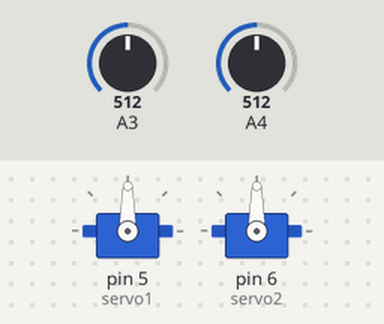
Recording of a sketch running on a simulated Arduino Uno, built with avr-gcc and run on an emulated ATmega328P. Shown: 2 × servo. The test bench sets the inputs (shaded band); at power-on: A3 = 512, A4 = 512.

Above: at 1.2 s.
1.3 s: A3 set to 716
At 2.1 s:
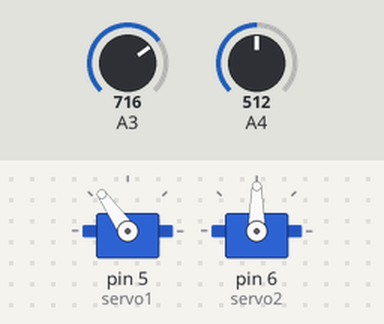
2.8 s: A4 set to 716
At 3.9 s:
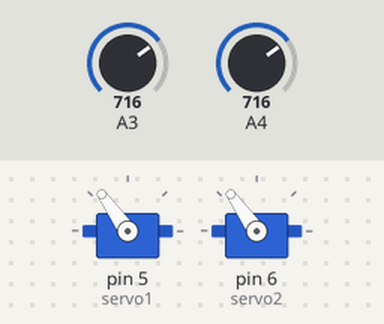
4.3 s: A3 set to 900
At 5.0 s:
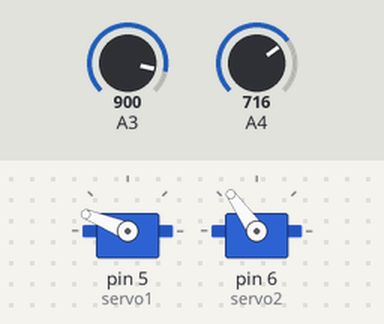
5.8 s: A4 set to 900
At 6.2 s:
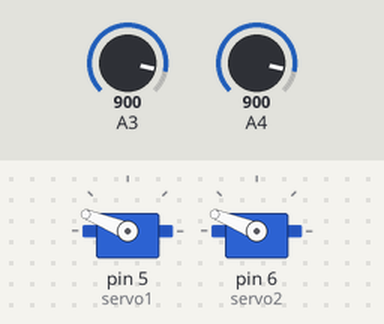
7.3 s: A3 set to 1023
At 8.5 s:
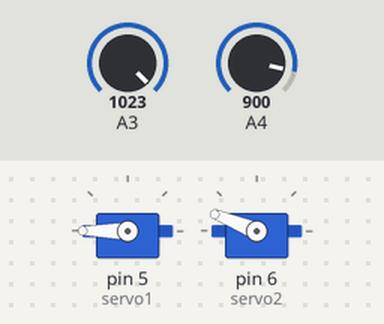
8.8 s: A4 set to 1023
At 9.7 s:
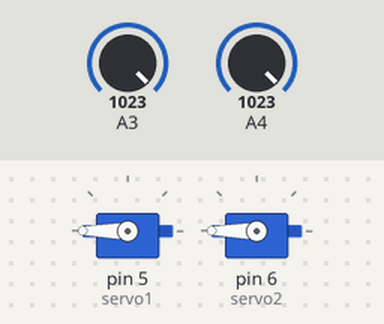
Timing chart, 0 to 11.3 s (numbered marks = the images above; inputs shaded):
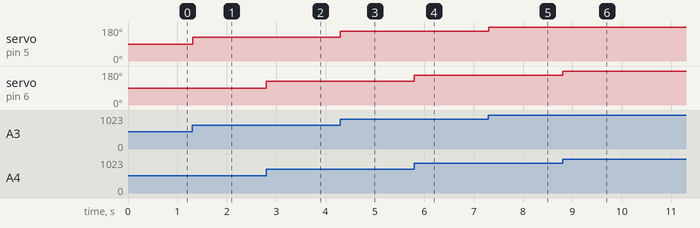

Measured:
- after the input at 1.3 s, servo on pin 5 (servo1): 90° → 125° at once
- after the input at 2.8 s, servo on pin 6 (servo2): 90° → 125° at once
- after the input at 4.3 s, servo on pin 5 (servo1): 125° → 158° at once
- after the input at 5.8 s, servo on pin 6 (servo2): 125° → 158° at once
- after the input at 7.3 s, servo on pin 5 (servo1): 158° → 180° at once
- after the input at 8.8 s, servo on pin 6 (servo2): 158° → 180° at once

The sketch:

ControlaServoPorJoystickOuPotenciometro.ino
```cpp
#include <Servo.h>  // incluindo a biblioteca

Servo servo1;  // criando os objetos servos
Servo servo2;

int VRX, VRY;  // variáveis que vão receber os valores analógicos dos joysticks ou potenciômetros

void setup() {
  servo1.attach(5);  // ligando o servo na porta digital 5
  servo2.attach(6);  // ligando o servo na porta digital 5
  servo1.write(90);  // coloca o servo na posição de 90 graus
  servo2.write(90);
}

void loop() {
  VRX = analogRead(3);              // VRX recebe o valor lido na porta analógica 3
  VRY = analogRead(4);              // VRX recebe o valor lido na porta analógica 3
  VRX = map(VRX, 0, 1023, 0, 180);  // remapeia por interpolação o valor de VRX
  // ou seja, compara o valor de analogRead com um valor em graus que está entre 0 e 180
  VRY = map(VRY, 0, 1023, 0, 180);
  servo1.write(VRX);  // posiciona o servo na posição lida
  servo2.write(VRY);
  delay(15);  // aguarda um tempo de 15 milissegundos
}
```
